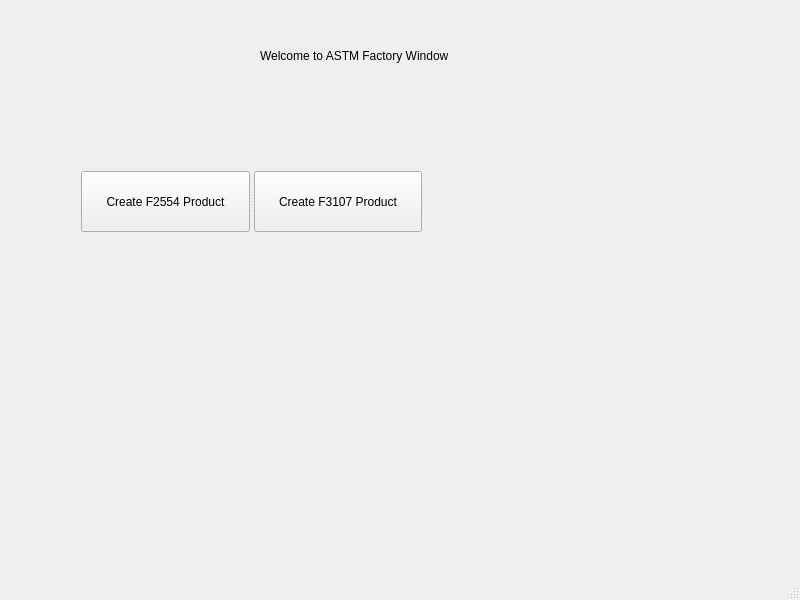
<?xml version="1.0" encoding="UTF-8"?>
<ui version="4.0">
 <class>ASTMFactoryWindow</class>
 <widget class="QMainWindow" name="ASTMFactoryWindow">
  <property name="geometry">
   <rect>
    <x>0</x>
    <y>0</y>
    <width>800</width>
    <height>600</height>
   </rect>
  </property>
  <property name="windowTitle">
   <string>MainWindow</string>
  </property>
  <widget class="QWidget" name="centralwidget">
   <widget class="QLabel" name="label">
    <property name="geometry">
     <rect>
      <x>260</x>
      <y>40</y>
      <width>191</width>
      <height>31</height>
     </rect>
    </property>
    <property name="text">
     <string>Welcome to ASTM Factory Window</string>
    </property>
   </widget>
   <widget class="QSplitter" name="splitter">
    <property name="geometry">
     <rect>
      <x>81</x>
      <y>171</y>
      <width>341</width>
      <height>61</height>
     </rect>
    </property>
    <property name="orientation">
     <enum>Qt::Horizontal</enum>
    </property>
    <widget class="QPushButton" name="f2554button">
     <property name="text">
      <string>Create F2554 Product</string>
     </property>
    </widget>
    <widget class="QPushButton" name="f3107button">
     <property name="text">
      <string>Create F3107 Product</string>
     </property>
    </widget>
   </widget>
  </widget>
  <widget class="QMenuBar" name="menubar">
   <property name="geometry">
    <rect>
     <x>0</x>
     <y>0</y>
     <width>800</width>
     <height>21</height>
    </rect>
   </property>
  </widget>
  <widget class="QStatusBar" name="statusbar"/>
 </widget>
 <resources/>
 <connections/>
</ui>
